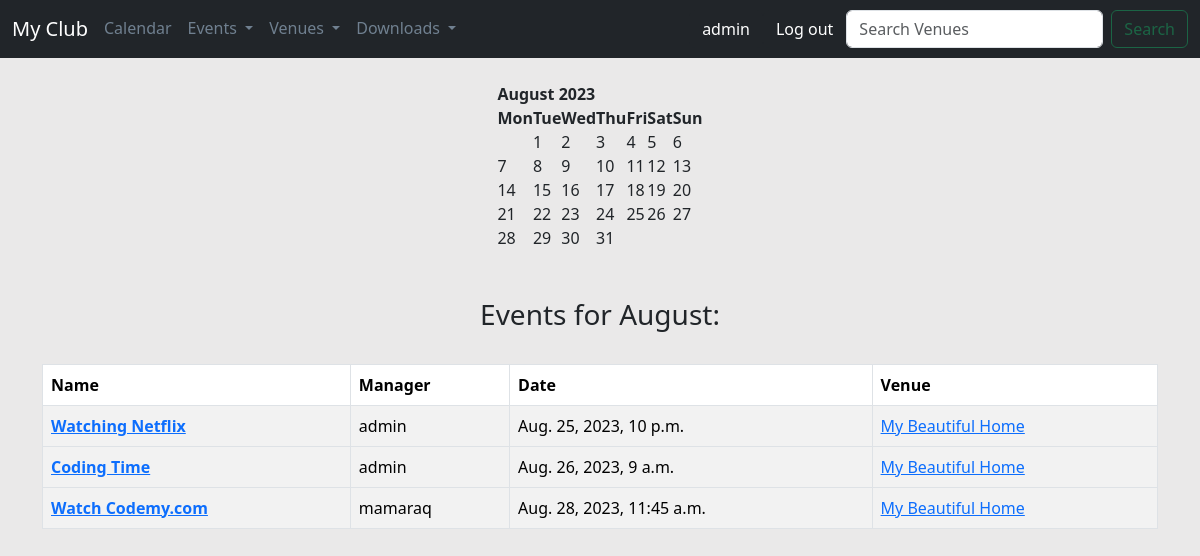
The app's page / (signed in) with its own data.
### events/models.py (models this page shows)
class Event(models.Model):
    name = models.CharField('Event name', max_length=150)
    event_data = models.DateTimeField('Event Date')
    venue = models.ForeignKey(Venue, blank=True, null=True, on_delete=models.CASCADE)
    manager = models.ForeignKey(User, blank=True, null=True, on_delete=models.SET_NULL)
    description = models.TextField(blank=True)
    attendees = models.ManyToManyField(User, blank=True, related_name='event_attendees')
    def __str__(self):
        return self.name

class Venue(models.Model):
    name = models.CharField('Venue Name', max_length=150)
    address = models.CharField(max_length=300)
    zip_code = models.CharField('Zip Code', max_length=15)
    phone = models.CharField('Contact Phone', max_length=25, blank=True)
    web = models.URLField('Website Address', blank=True)
    email_address = models.EmailField('Email Address', blank=True)
    owner = models.IntegerField('Venue Owner', blank=False, default=1)
    def __str__(self):
        return self.name

### events/views.py (the view)
# urls.py: path('', views.home, name="home"),
def home(request, year=datetime.now().year, month=datetime.now().strftime('%B')):
    if request.user.is_authenticated:
        month = month.title()
        month_number = list(calendar.month_name).index(month)
        month_number = int(month_number)
        cal = HTMLCalendar().formatmonth(year, month_number)
        now = datetime.now()
        current_year = now.year
        event_list = Event.objects.filter(
            event_data__year=year,
            event_data__month=month_number
        ).order_by('event_data', 'name')
        time = now.strftime('%I:%M:%S %p')
        return render(request,
                      'events/home.html',
                      {'year': year,
                       'month': month,
                       'month_number': month_number,
                       'cal': cal,
                       'current_year': current_year,
                       'time': time,
                       'event_list': event_list,
                       })
    else:
        return redirect('login')

### events/templates/events/home.html
{% extends 'events/base.html' %}
{% block content %}
<center>
    {{ cal|safe }}
    <br/><br/>
    {% if event_list %}
    <h3>Events for {{ month }}:</h3><br/>
<table class="table table-bordered table-striped table-hover">
    <thead>
    <tr>
        <th scope="col">Name</th>
        <th scope="col">Manager</th>
        <th scope="col">Date</th>
        <th scope="col">Venue</th>
    </tr>
    </thead>
    {% for event in event_list %}
    <tbody>
    <tr>
        <th scope="row"><a href="{% url 'show-event' event.id %}">{{ event }}</a></th>
        <td>{{ event.manager }}</td>
        <td>{{ event.event_data }}</td>
        <td><a href="{% url 'show-venue' event.venue.id %}">{{ event.venue }}</a></td>
    </tr>
    {% endfor %}
</table>
{% else %}
    <h3>No Events This Month</h3>
    You Can Add New Event Here -> <a href="{% url 'add-event' %}">Add Event</a>
{% endif %}
</center>
{% endblock %}

### events/templates/events/navbar.html (shortened to what this page needs)
{% if user.is_authenticated %}
<nav class="navbar navbar-expand-lg navbar-dark bg-dark">
    <div class="container-fluid">
        <a class="navbar-brand" href="{% url 'home' %}">My Club</a>
        <div class="collapse navbar-collapse" id="navbarSupportedContent">
            <ul class="nav nav-underline me-auto mb-2 mb-lg-0">
                <li class="nav-item">
                    <a class="nav-link" href="{% url 'home' '2023' 'September' %}">Calendar</a>
                </li>
                <li class="nav-item dropdown">
                    <a class="nav-link dropdown-toggle" href="#" role="button" data-bs-toggle="dropdown"
                       aria-expanded="false">
                        Events
                    </a>
                </li>
                <li class="nav-item dropdown">
                    <a class="nav-link dropdown-toggle" href="#" role="button" data-bs-toggle="dropdown"
                       aria-expanded="false">
                        Venues
                    </a>
                </li>
                {% if user.is_authenticated %}
                <li class="nav-item dropdown">
                    <a class="nav-link dropdown-toggle" href="#" role="button" data-bs-toggle="dropdown"
                       aria-expanded="false">
                        Downloads
                    </a>
                    {% endif %}
                </li>
            </ul>
            {% if user.is_authenticated %}
            <a href="{% url 'home' %}" class="btn btn-dark">{{ user }}</a>
            <a href="{% url 'logout' %}" class="btn btn-dark">Log out</a>
            {% else %}
            <a href="{% url 'login' %}" class="btn btn-dark">Log in</a>
            {% endif %}
            <form class="d-flex" role="search" method="POST" action="{% url 'home' %}">
                <input class="form-control me-2" type="search" placeholder="Search Venues" aria-label="Search"
                       name="searched" id="search-input">
                <button class="btn btn-outline-success" type="submit" id="search-button" disabled>Search</button>
            </form>
        </div>
    </div>
</nav>
{% endif %}

### events/templates/events/base.html (style rules this page uses)
body { background-color: #f4f4; }
body { background-color: #eae9e9; }

### events/templates/events/navbar.html (style rules this page uses)
.nav.nav-underline .nav-link { color: slategray; }

### records on screen
Event: name "Watching Netflix", manager "admin", event_data "Aug. 25, 2023, 10 p.m.", venue "My Beautiful Home"
Event: name "Coding Time", manager "admin", event_data "Aug. 26, 2023, 9 a.m.", venue "My Beautiful Home"
Event: name "Watch Codemy.com", manager "mamaraq", event_data "Aug. 28, 2023, 11:45 a.m.", venue "My Beautiful Home"

### other values on screen
{{ user }} "admin"
{{ cal|safe }} "August 2023 Mon Tue Wed Thu Fri Sat Sun 1 2 3 4 5 6 7 8 9 10 11 12 13 14 15 16 17 18 19 20 21 22 23 24 25 26 27 28 29 30 31"
{{ month }} "August"
